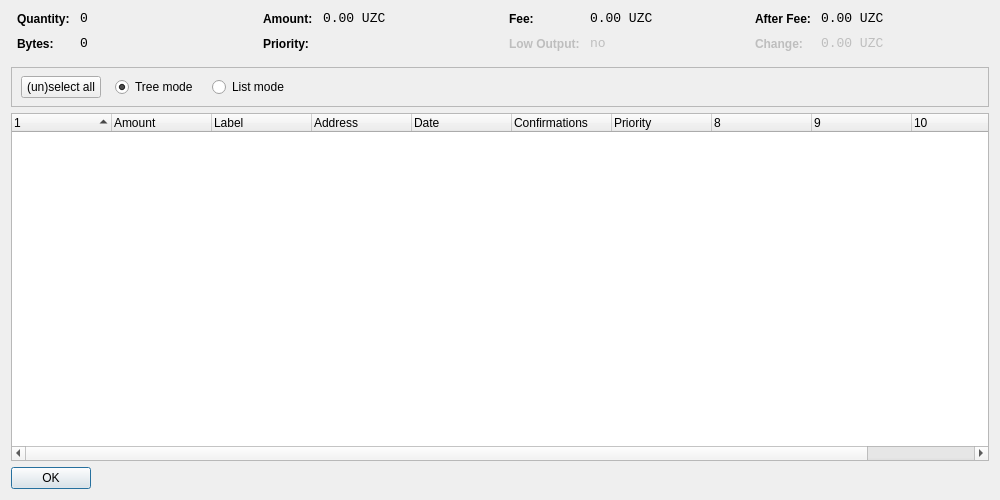
<?xml version="1.0" encoding="UTF-8"?>
<ui version="4.0">
 <class>CoinControlDialog</class>
 <widget class="QDialog" name="CoinControlDialog">
  <property name="geometry">
   <rect>
    <x>0</x>
    <y>0</y>
    <width>1000</width>
    <height>500</height>
   </rect>
  </property>
  <property name="windowTitle">
   <string>Coin Control</string>
  </property>
  <layout class="QVBoxLayout" name="verticalLayout">
   <item>
    <layout class="QHBoxLayout" name="horizontalLayoutTop" stretch="0,0,0,0">
     <property name="topMargin">
      <number>0</number>
     </property>
     <property name="bottomMargin">
      <number>10</number>
     </property>
     <item>
      <layout class="QFormLayout" name="formLayoutCoinControl1">
       <property name="horizontalSpacing">
        <number>10</number>
       </property>
       <property name="verticalSpacing">
        <number>10</number>
       </property>
       <property name="leftMargin">
        <number>6</number>
       </property>
       <property name="rightMargin">
        <number>6</number>
       </property>
       <item row="0" column="0">
        <widget class="QLabel" name="labelCoinControlQuantityText">
         <property name="styleSheet">
          <string notr="true">font-weight:bold;</string>
         </property>
         <property name="text">
          <string>Quantity:</string>
         </property>
        </widget>
       </item>
       <item row="0" column="1">
        <widget class="QLabel" name="labelCoinControlQuantity">
         <property name="font">
          <font>
           <family>Monospace</family>
           <pointsize>10</pointsize>
          </font>
         </property>
         <property name="cursor">
          <cursorShape>IBeamCursor</cursorShape>
         </property>
         <property name="contextMenuPolicy">
          <enum>Qt::ActionsContextMenu</enum>
         </property>
         <property name="text">
          <string notr="true">0</string>
         </property>
         <property name="textInteractionFlags">
          <set>Qt::LinksAccessibleByMouse|Qt::TextSelectableByKeyboard|Qt::TextSelectableByMouse</set>
         </property>
        </widget>
       </item>
       <item row="1" column="0">
        <widget class="QLabel" name="labelCoinControlBytesText">
         <property name="styleSheet">
          <string notr="true">font-weight:bold;</string>
         </property>
         <property name="text">
          <string>Bytes:</string>
         </property>
        </widget>
       </item>
       <item row="1" column="1">
        <widget class="QLabel" name="labelCoinControlBytes">
         <property name="font">
          <font>
           <family>Monospace</family>
           <pointsize>10</pointsize>
          </font>
         </property>
         <property name="cursor">
          <cursorShape>IBeamCursor</cursorShape>
         </property>
         <property name="contextMenuPolicy">
          <enum>Qt::ActionsContextMenu</enum>
         </property>
         <property name="text">
          <string notr="true">0</string>
         </property>
         <property name="textInteractionFlags">
          <set>Qt::LinksAccessibleByMouse|Qt::TextSelectableByKeyboard|Qt::TextSelectableByMouse</set>
         </property>
        </widget>
       </item>
      </layout>
     </item>
     <item>
      <layout class="QFormLayout" name="formLayoutCoinControl2">
       <property name="horizontalSpacing">
        <number>10</number>
       </property>
       <property name="verticalSpacing">
        <number>10</number>
       </property>
       <property name="leftMargin">
        <number>6</number>
       </property>
       <property name="rightMargin">
        <number>6</number>
       </property>
       <item row="0" column="0">
        <widget class="QLabel" name="labelCoinControlAmountText">
         <property name="styleSheet">
          <string notr="true">font-weight:bold;</string>
         </property>
         <property name="text">
          <string>Amount:</string>
         </property>
        </widget>
       </item>
       <item row="0" column="1">
        <widget class="QLabel" name="labelCoinControlAmount">
         <property name="font">
          <font>
           <family>Monospace</family>
           <pointsize>10</pointsize>
          </font>
         </property>
         <property name="cursor">
          <cursorShape>IBeamCursor</cursorShape>
         </property>
         <property name="contextMenuPolicy">
          <enum>Qt::ActionsContextMenu</enum>
         </property>
         <property name="text">
          <string notr="true">0.00 UZC</string>
         </property>
         <property name="textInteractionFlags">
          <set>Qt::LinksAccessibleByMouse|Qt::TextSelectableByKeyboard|Qt::TextSelectableByMouse</set>
         </property>
        </widget>
       </item>
       <item row="1" column="0">
        <widget class="QLabel" name="labelCoinControlPriorityText">
         <property name="styleSheet">
          <string notr="true">font-weight:bold;</string>
         </property>
         <property name="text">
          <string>Priority:</string>
         </property>
        </widget>
       </item>
       <item row="1" column="1">
        <widget class="QLabel" name="labelCoinControlPriority">
         <property name="font">
          <font>
           <family>Monospace</family>
           <pointsize>10</pointsize>
          </font>
         </property>
         <property name="cursor">
          <cursorShape>IBeamCursor</cursorShape>
         </property>
         <property name="contextMenuPolicy">
          <enum>Qt::ActionsContextMenu</enum>
         </property>
         <property name="text">
          <string/>
         </property>
         <property name="textInteractionFlags">
          <set>Qt::LinksAccessibleByMouse|Qt::TextSelectableByKeyboard|Qt::TextSelectableByMouse</set>
         </property>
        </widget>
       </item>
      </layout>
     </item>
     <item>
      <layout class="QFormLayout" name="formLayoutCoinControl3">
       <property name="horizontalSpacing">
        <number>10</number>
       </property>
       <property name="verticalSpacing">
        <number>10</number>
       </property>
       <property name="leftMargin">
        <number>6</number>
       </property>
       <property name="rightMargin">
        <number>6</number>
       </property>
       <item row="0" column="0">
        <widget class="QLabel" name="labelCoinControlFeeText">
         <property name="styleSheet">
          <string notr="true">font-weight:bold;</string>
         </property>
         <property name="text">
          <string>Fee:</string>
         </property>
        </widget>
       </item>
       <item row="0" column="1">
        <widget class="QLabel" name="labelCoinControlFee">
         <property name="font">
          <font>
           <family>Monospace</family>
           <pointsize>10</pointsize>
          </font>
         </property>
         <property name="cursor">
          <cursorShape>IBeamCursor</cursorShape>
         </property>
         <property name="contextMenuPolicy">
          <enum>Qt::ActionsContextMenu</enum>
         </property>
         <property name="text">
          <string notr="true">0.00 UZC</string>
         </property>
         <property name="textInteractionFlags">
          <set>Qt::LinksAccessibleByMouse|Qt::TextSelectableByKeyboard|Qt::TextSelectableByMouse</set>
         </property>
        </widget>
       </item>
       <item row="1" column="0">
        <widget class="QLabel" name="labelCoinControlLowOutputText">
         <property name="enabled">
          <bool>false</bool>
         </property>
         <property name="styleSheet">
          <string notr="true">font-weight:bold;</string>
         </property>
         <property name="text">
          <string>Low Output:</string>
         </property>
        </widget>
       </item>
       <item row="1" column="1">
        <widget class="QLabel" name="labelCoinControlLowOutput">
         <property name="enabled">
          <bool>false</bool>
         </property>
         <property name="font">
          <font>
           <family>Monospace</family>
           <pointsize>10</pointsize>
          </font>
         </property>
         <property name="cursor">
          <cursorShape>IBeamCursor</cursorShape>
         </property>
         <property name="contextMenuPolicy">
          <enum>Qt::ActionsContextMenu</enum>
         </property>
         <property name="text">
          <string notr="true">no</string>
         </property>
         <property name="textInteractionFlags">
          <set>Qt::LinksAccessibleByMouse|Qt::TextSelectableByKeyboard|Qt::TextSelectableByMouse</set>
         </property>
        </widget>
       </item>
      </layout>
     </item>
     <item>
      <layout class="QFormLayout" name="formLayoutCoinControl4">
       <property name="horizontalSpacing">
        <number>10</number>
       </property>
       <property name="verticalSpacing">
        <number>10</number>
       </property>
       <property name="leftMargin">
        <number>6</number>
       </property>
       <property name="rightMargin">
        <number>6</number>
       </property>
       <item row="0" column="0">
        <widget class="QLabel" name="labelCoinControlAfterFeeText">
         <property name="styleSheet">
          <string notr="true">font-weight:bold;</string>
         </property>
         <property name="text">
          <string>After Fee:</string>
         </property>
        </widget>
       </item>
       <item row="0" column="1">
        <widget class="QLabel" name="labelCoinControlAfterFee">
         <property name="font">
          <font>
           <family>Monospace</family>
           <pointsize>10</pointsize>
          </font>
         </property>
         <property name="cursor">
          <cursorShape>IBeamCursor</cursorShape>
         </property>
         <property name="contextMenuPolicy">
          <enum>Qt::ActionsContextMenu</enum>
         </property>
         <property name="text">
          <string notr="true">0.00 UZC</string>
         </property>
         <property name="textInteractionFlags">
          <set>Qt::LinksAccessibleByMouse|Qt::TextSelectableByKeyboard|Qt::TextSelectableByMouse</set>
         </property>
        </widget>
       </item>
       <item row="1" column="0">
        <widget class="QLabel" name="labelCoinControlChangeText">
         <property name="enabled">
          <bool>false</bool>
         </property>
         <property name="styleSheet">
          <string notr="true">font-weight:bold;</string>
         </property>
         <property name="text">
          <string>Change:</string>
         </property>
        </widget>
       </item>
       <item row="1" column="1">
        <widget class="QLabel" name="labelCoinControlChange">
         <property name="enabled">
          <bool>false</bool>
         </property>
         <property name="font">
          <font>
           <family>Monospace</family>
           <pointsize>10</pointsize>
          </font>
         </property>
         <property name="cursor">
          <cursorShape>IBeamCursor</cursorShape>
         </property>
         <property name="contextMenuPolicy">
          <enum>Qt::ActionsContextMenu</enum>
         </property>
         <property name="text">
          <string notr="true">0.00 UZC</string>
         </property>
         <property name="textInteractionFlags">
          <set>Qt::LinksAccessibleByMouse|Qt::TextSelectableByKeyboard|Qt::TextSelectableByMouse</set>
         </property>
        </widget>
       </item>
      </layout>
     </item>
    </layout>
   </item>
   <item>
    <widget class="QFrame" name="frame">
     <property name="minimumSize">
      <size>
       <width>0</width>
       <height>40</height>
      </size>
     </property>
     <property name="frameShape">
      <enum>QFrame::StyledPanel</enum>
     </property>
     <property name="frameShadow">
      <enum>QFrame::Sunken</enum>
     </property>
     <widget class="QWidget" name="horizontalLayoutWidget">
      <property name="geometry">
       <rect>
        <x>10</x>
        <y>0</y>
        <width>781</width>
        <height>41</height>
       </rect>
      </property>
      <layout class="QHBoxLayout" name="horizontalLayoutPanel" stretch="0,0,0,0,0">
       <property name="spacing">
        <number>14</number>
       </property>
       <item>
        <widget class="QPushButton" name="pushButtonSelectAll">
         <property name="sizePolicy">
          <sizepolicy hsizetype="Maximum" vsizetype="Fixed">
           <horstretch>0</horstretch>
           <verstretch>0</verstretch>
          </sizepolicy>
         </property>
         <property name="text">
          <string>(un)select all</string>
         </property>
        </widget>
       </item>
       <item>
        <widget class="QRadioButton" name="radioTreeMode">
         <property name="sizePolicy">
          <sizepolicy hsizetype="Maximum" vsizetype="Fixed">
           <horstretch>0</horstretch>
           <verstretch>0</verstretch>
          </sizepolicy>
         </property>
         <property name="text">
          <string>Tree mode</string>
         </property>
         <property name="checked">
          <bool>true</bool>
         </property>
        </widget>
       </item>
       <item>
        <widget class="QRadioButton" name="radioListMode">
         <property name="sizePolicy">
          <sizepolicy hsizetype="Maximum" vsizetype="Fixed">
           <horstretch>0</horstretch>
           <verstretch>0</verstretch>
          </sizepolicy>
         </property>
         <property name="text">
          <string>List mode</string>
         </property>
        </widget>
       </item>
       <item>
        <spacer name="horizontalSpacer">
         <property name="orientation">
          <enum>Qt::Horizontal</enum>
         </property>
         <property name="sizeHint" stdset="0">
          <size>
           <width>40</width>
           <height>20</height>
          </size>
         </property>
        </spacer>
       </item>
      </layout>
     </widget>
    </widget>
   </item>
   <item>
    <widget class="CoinControlTreeWidget" name="treeWidget">
     <property name="contextMenuPolicy">
      <enum>Qt::CustomContextMenu</enum>
     </property>
     <property name="sortingEnabled">
      <bool>false</bool>
     </property>
     <property name="columnCount">
      <number>11</number>
     </property>
     <attribute name="headerShowSortIndicator" stdset="0">
      <bool>true</bool>
     </attribute>
     <attribute name="headerStretchLastSection">
      <bool>false</bool>
     </attribute>
     <column>
      <property name="text">
       <string/>
      </property>
     </column>
     <column>
      <property name="text">
       <string>Amount</string>
      </property>
     </column>
     <column>
      <property name="text">
       <string>Label</string>
      </property>
     </column>
     <column>
      <property name="text">
       <string>Address</string>
      </property>
     </column>
     <column>
      <property name="text">
       <string>Date</string>
      </property>
     </column>
     <column>
      <property name="text">
       <string>Confirmations</string>
      </property>
      <property name="toolTip">
       <string>Confirmed</string>
      </property>
     </column>
     <column>
      <property name="text">
       <string>Priority</string>
      </property>
     </column>
     <column>
      <property name="text">
       <string/>
      </property>
     </column>
     <column>
      <property name="text">
       <string/>
      </property>
     </column>
     <column>
      <property name="text">
       <string/>
      </property>
     </column>
     <column>
      <property name="text">
       <string/>
      </property>
     </column>
    </widget>
   </item>
   <item>
    <widget class="QDialogButtonBox" name="buttonBox">
     <property name="sizePolicy">
      <sizepolicy hsizetype="Maximum" vsizetype="Fixed">
       <horstretch>0</horstretch>
       <verstretch>0</verstretch>
      </sizepolicy>
     </property>
     <property name="orientation">
      <enum>Qt::Horizontal</enum>
     </property>
     <property name="standardButtons">
      <set>QDialogButtonBox::Ok</set>
     </property>
    </widget>
   </item>
  </layout>
 </widget>
 <customwidgets>
  <customwidget>
   <class>CoinControlTreeWidget</class>
   <extends>QTreeWidget</extends>
   <header>coincontroltreewidget.h</header>
  </customwidget>
 </customwidgets>
 <resources/>
 <connections/>
</ui>
